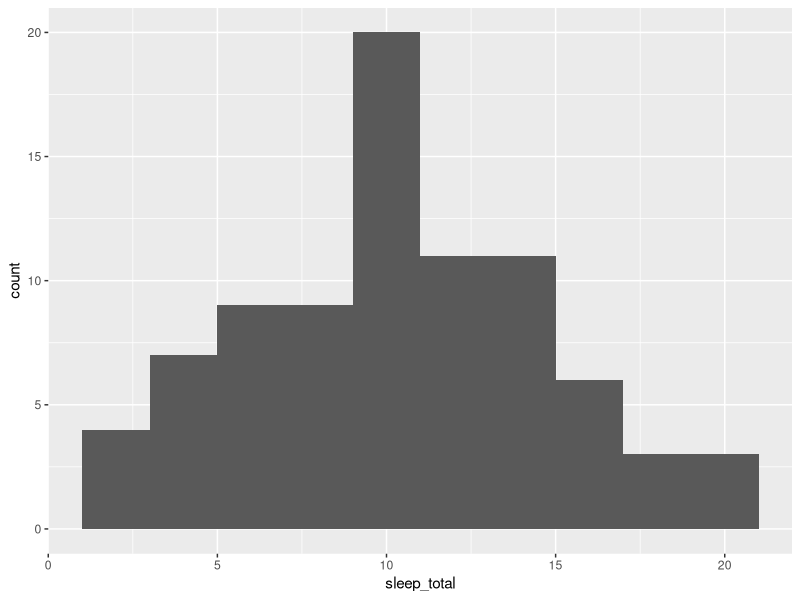
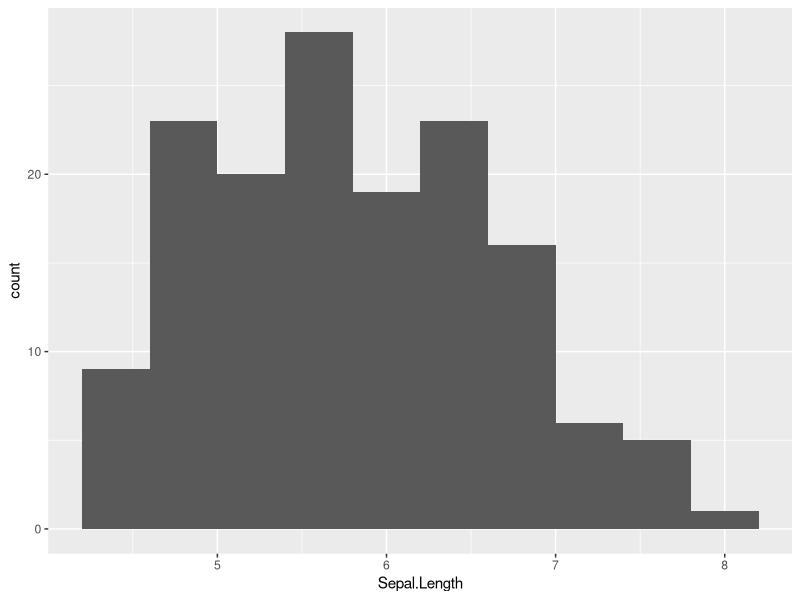
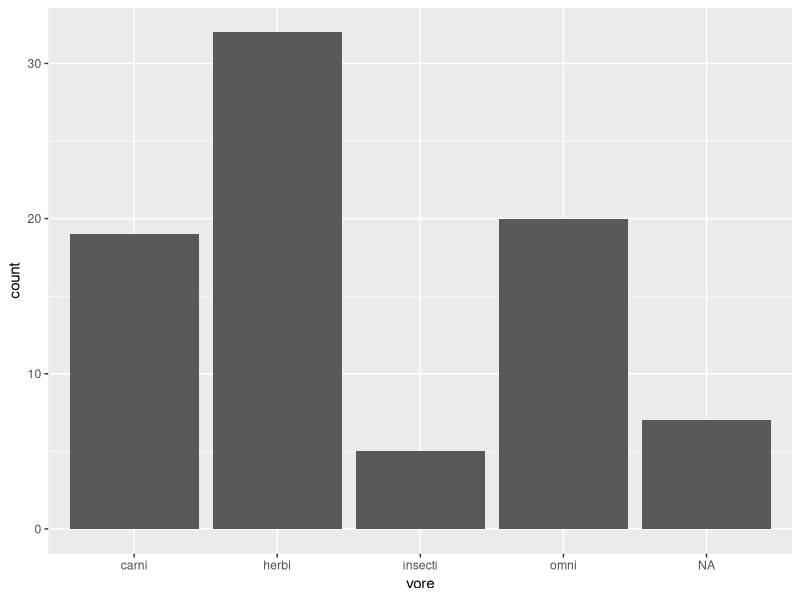
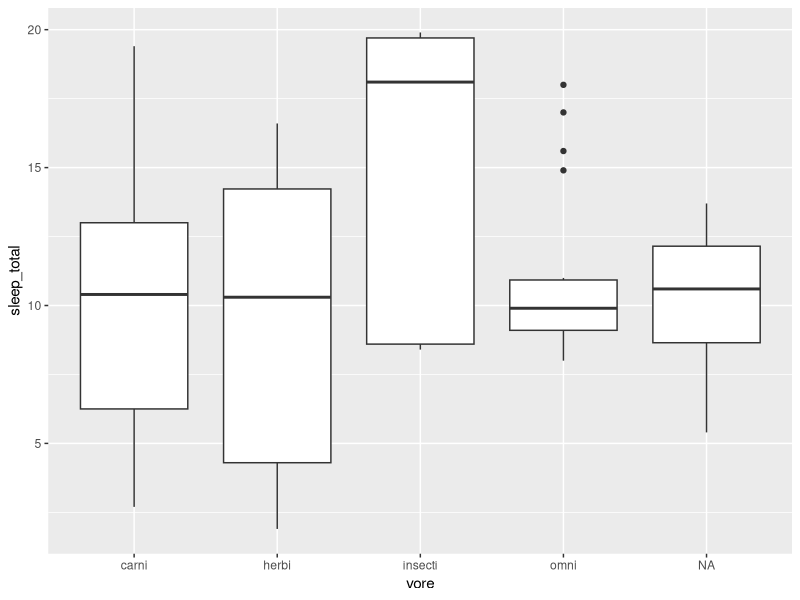
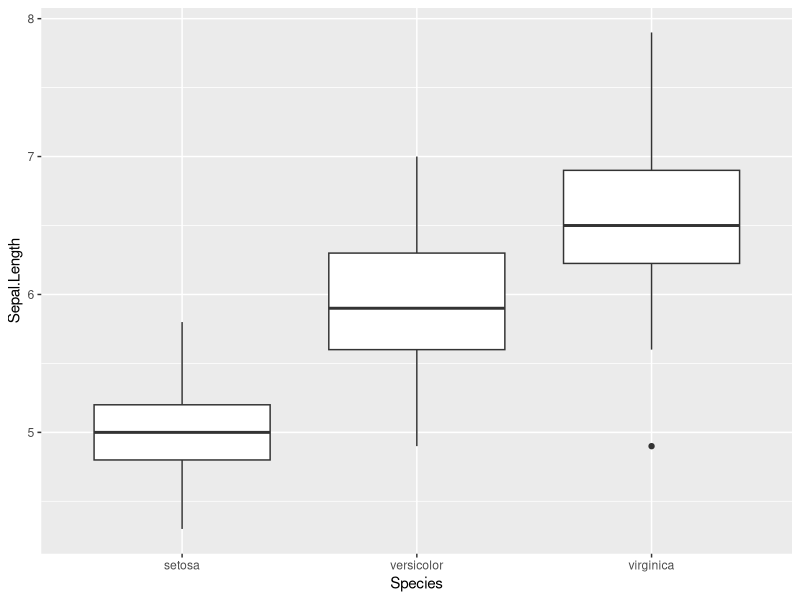
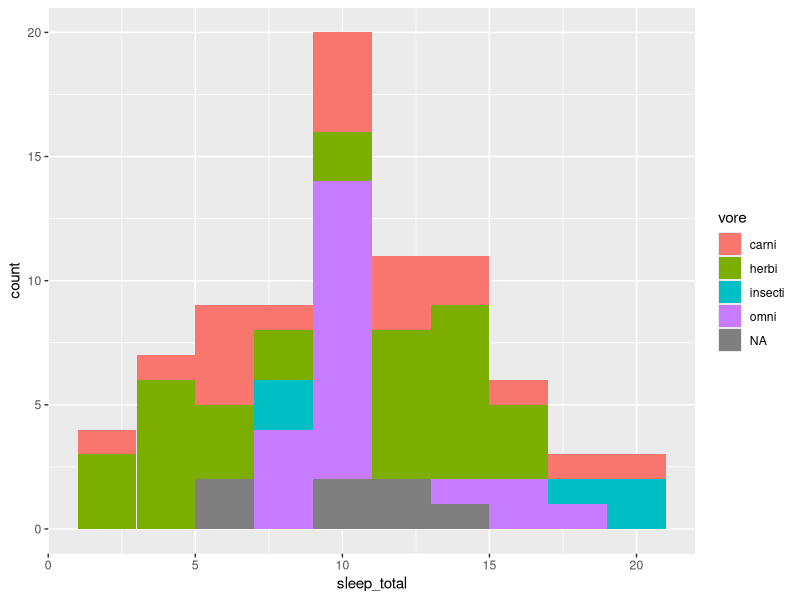
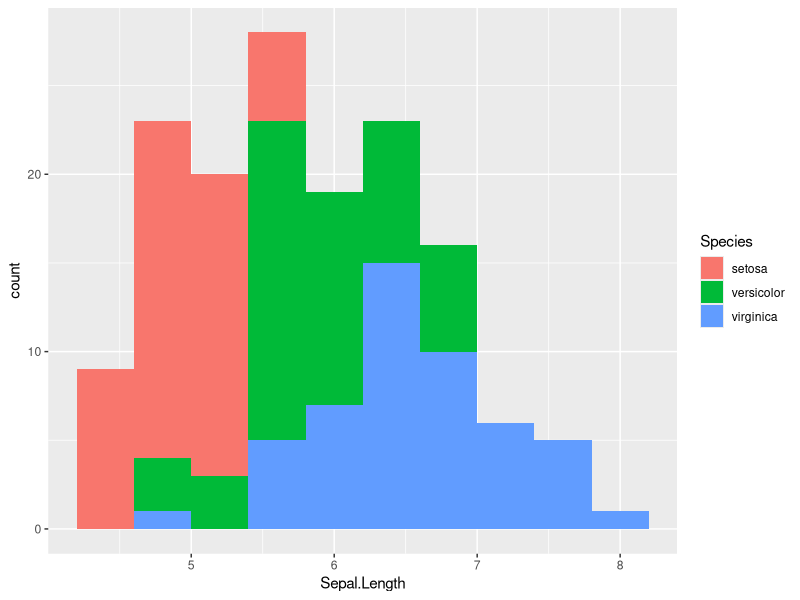
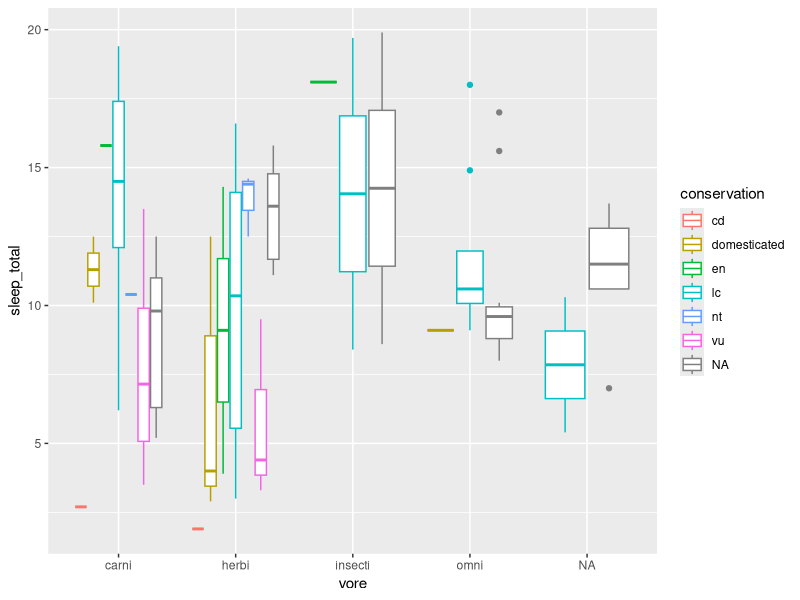

These charts were generated, in order, by the following R code:
## ---- chunk 1
library(ggplot2)
library(tidyverse)
msleep2 <- msleep %>% mutate(brainwt_log = log(brainwt))
## ---- chunk 2
ggplot(msleep, aes(x = sleep_total)) +
    geom_histogram(bins = 10)
## ---- chunk 3
ggplot(iris, aes(x = Sepal.Length)) +
    geom_histogram(bins = 10)
## ---- chunk 4
ggplot(data = msleep, aes(x = vore)) + 
  geom_bar()
## ---- chunk 5
ggplot(data = msleep, aes(x = vore, y = sleep_total)) + 
  geom_boxplot()
## ---- chunk 6
ggplot(data = iris, aes(x = Species, y = Sepal.Length)) + 
  geom_boxplot()
## ---- chunk 7
ggplot(msleep, aes(x = sleep_total, fill = vore)) +
    geom_histogram(bins = 10)
## ---- chunk 8
ggplot(iris, aes(x = Sepal.Length, fill = Species)) +
    geom_histogram(bins = 10)
## ---- chunk 9
ggplot(msleep, aes(x = vore, y = sleep_total, color = conservation)) +
    geom_boxplot() 
## ---- chunk 10
temp.data <- cbind(log(msleep$brainwt), log(msleep$bodywt))
head(temp.data)
## ---- chunk 11
heatmap(temp.data, labCol = c("brainwt", "bodywt"))
## ---- chunk 12
heatmap(temp.data, scale = "col", labCol = c("brainwt", "bodywt"))
## ---- chunk 13
heatmap(temp.data, scale = "col", labRow = msleep$name, labCol = c("brainwt", "bodywt"))
## ---- chunk 14
temp.data2 <- cbind(temp.data, msleep$sleep_total)
heatmap(temp.data2, scale = "col", labRow = msleep$name,
        labCol = c("brainwt", "bodywt", "total_sleep"))
## ---- chunk 15
temp.data3 <- cbind(temp.data2, msleep$sleep_rem)
heatmap(temp.data3, scale = "col", labRow = msleep$name,
        labCol = c("brainwt", "bodywt", "total_sleep", "rem_sleep"))
